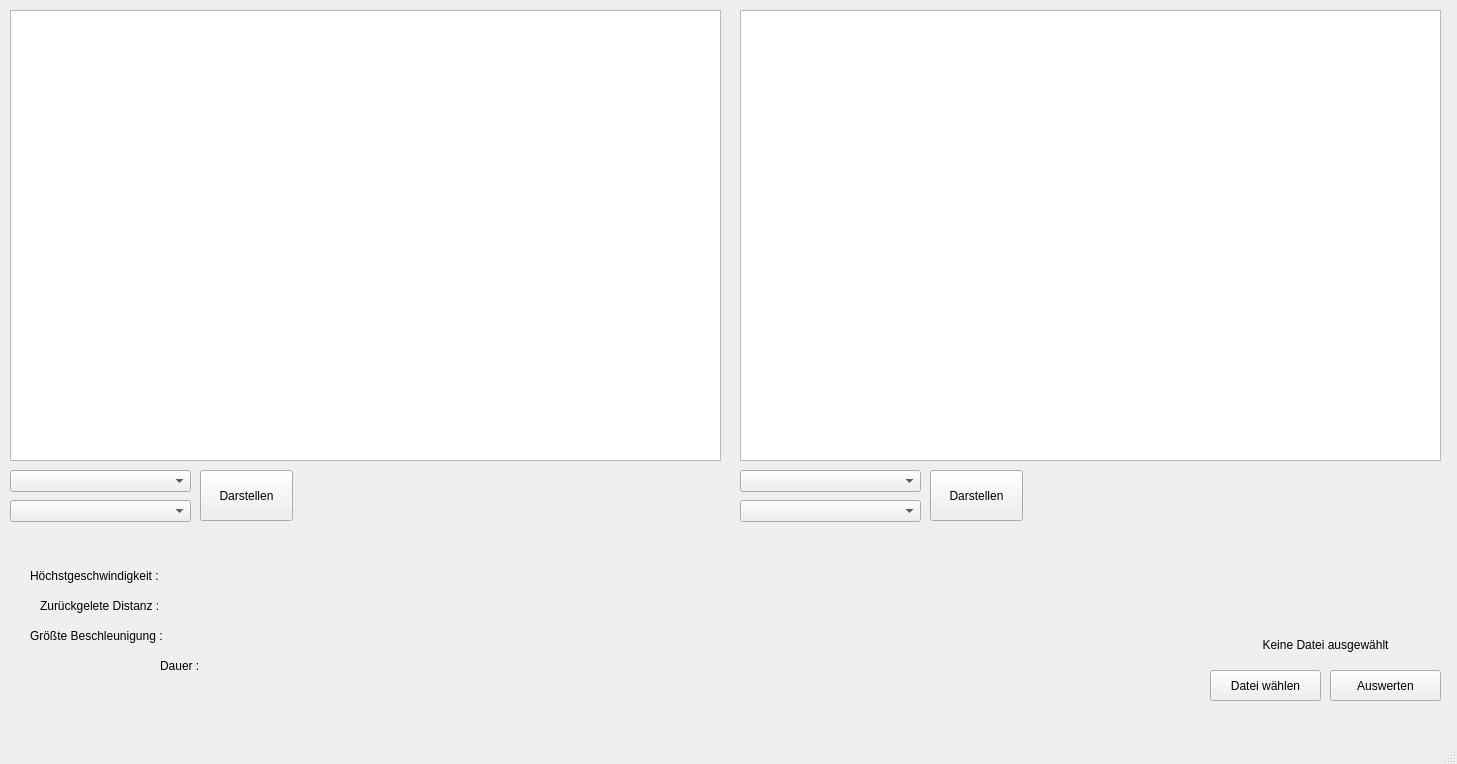
<?xml version="1.0" encoding="UTF-8"?>
<ui version="4.0">
 <class>MainWindow</class>
 <widget class="QMainWindow" name="MainWindow">
  <property name="geometry">
   <rect>
    <x>0</x>
    <y>0</y>
    <width>1457</width>
    <height>764</height>
   </rect>
  </property>
  <property name="sizePolicy">
   <sizepolicy hsizetype="Ignored" vsizetype="Ignored">
    <horstretch>0</horstretch>
    <verstretch>0</verstretch>
   </sizepolicy>
  </property>
  <property name="minimumSize">
   <size>
    <width>1457</width>
    <height>764</height>
   </size>
  </property>
  <property name="maximumSize">
   <size>
    <width>1457</width>
    <height>764</height>
   </size>
  </property>
  <property name="windowTitle">
   <string>MainWindow</string>
  </property>
  <widget class="QWidget" name="centralwidget">
   <widget class="QPushButton" name="BtWaehlen">
    <property name="geometry">
     <rect>
      <x>1210</x>
      <y>670</y>
      <width>111</width>
      <height>31</height>
     </rect>
    </property>
    <property name="text">
     <string>Datei wählen</string>
    </property>
   </widget>
   <widget class="QPushButton" name="BtAuswerten">
    <property name="geometry">
     <rect>
      <x>1330</x>
      <y>670</y>
      <width>111</width>
      <height>31</height>
     </rect>
    </property>
    <property name="text">
     <string>Auswerten</string>
    </property>
   </widget>
   <widget class="QLabel" name="label">
    <property name="geometry">
     <rect>
      <x>1210</x>
      <y>630</y>
      <width>231</width>
      <height>31</height>
     </rect>
    </property>
    <property name="text">
     <string>Keine Datei ausgewählt</string>
    </property>
    <property name="textFormat">
     <enum>Qt::RichText</enum>
    </property>
    <property name="alignment">
     <set>Qt::AlignCenter</set>
    </property>
   </widget>
   <widget class="QChartView" name="graphicsiew_rechts">
    <property name="geometry">
     <rect>
      <x>740</x>
      <y>10</y>
      <width>701</width>
      <height>451</height>
     </rect>
    </property>
    <property name="sizePolicy">
     <sizepolicy hsizetype="Expanding" vsizetype="Expanding">
      <horstretch>0</horstretch>
      <verstretch>0</verstretch>
     </sizepolicy>
    </property>
   </widget>
   <widget class="QChartView" name="graphicsview_links">
    <property name="geometry">
     <rect>
      <x>10</x>
      <y>10</y>
      <width>711</width>
      <height>451</height>
     </rect>
    </property>
   </widget>
   <widget class="QComboBox" name="Achsen_Auswahl_Links">
    <property name="geometry">
     <rect>
      <x>10</x>
      <y>470</y>
      <width>181</width>
      <height>22</height>
     </rect>
    </property>
   </widget>
   <widget class="QComboBox" name="Wert_Auswahl_Links">
    <property name="geometry">
     <rect>
      <x>10</x>
      <y>500</y>
      <width>181</width>
      <height>22</height>
     </rect>
    </property>
   </widget>
   <widget class="QComboBox" name="Achsen_Auswahl_Rechts">
    <property name="geometry">
     <rect>
      <x>740</x>
      <y>470</y>
      <width>181</width>
      <height>22</height>
     </rect>
    </property>
    <property name="currentText">
     <string/>
    </property>
   </widget>
   <widget class="QComboBox" name="Wert_Auswahl_Rechts">
    <property name="geometry">
     <rect>
      <x>740</x>
      <y>500</y>
      <width>181</width>
      <height>22</height>
     </rect>
    </property>
   </widget>
   <widget class="QPushButton" name="BtDarstellen_Links">
    <property name="geometry">
     <rect>
      <x>200</x>
      <y>470</y>
      <width>93</width>
      <height>51</height>
     </rect>
    </property>
    <property name="text">
     <string>Darstellen</string>
    </property>
   </widget>
   <widget class="QPushButton" name="pushButton_2">
    <property name="geometry">
     <rect>
      <x>930</x>
      <y>470</y>
      <width>93</width>
      <height>51</height>
     </rect>
    </property>
    <property name="text">
     <string>Darstellen</string>
    </property>
   </widget>
   <widget class="QLabel" name="Lbl_Mac_Vel">
    <property name="geometry">
     <rect>
      <x>30</x>
      <y>560</y>
      <width>421</width>
      <height>31</height>
     </rect>
    </property>
    <property name="text">
     <string>Höchstgeschwindigkeit :</string>
    </property>
   </widget>
   <widget class="QLabel" name="Lbl_Weg">
    <property name="geometry">
     <rect>
      <x>40</x>
      <y>590</y>
      <width>441</width>
      <height>31</height>
     </rect>
    </property>
    <property name="text">
     <string>Zurückgelete Distanz :</string>
    </property>
   </widget>
   <widget class="QLabel" name="Lbl_Max_Acc">
    <property name="geometry">
     <rect>
      <x>30</x>
      <y>620</y>
      <width>431</width>
      <height>31</height>
     </rect>
    </property>
    <property name="text">
     <string>Größte Beschleunigung :</string>
    </property>
   </widget>
   <widget class="QLabel" name="Lbl_Dauer">
    <property name="geometry">
     <rect>
      <x>160</x>
      <y>650</y>
      <width>341</width>
      <height>31</height>
     </rect>
    </property>
    <property name="text">
     <string>Dauer :</string>
    </property>
   </widget>
  </widget>
  <widget class="QMenuBar" name="menubar">
   <property name="geometry">
    <rect>
     <x>0</x>
     <y>0</y>
     <width>1457</width>
     <height>26</height>
    </rect>
   </property>
  </widget>
  <widget class="QStatusBar" name="statusbar"/>
 </widget>
 <customwidgets>
  <customwidget>
   <class>QChartView</class>
   <extends>QGraphicsView</extends>
   <header>QtCharts</header>
  </customwidget>
 </customwidgets>
 <resources/>
 <connections/>
</ui>
